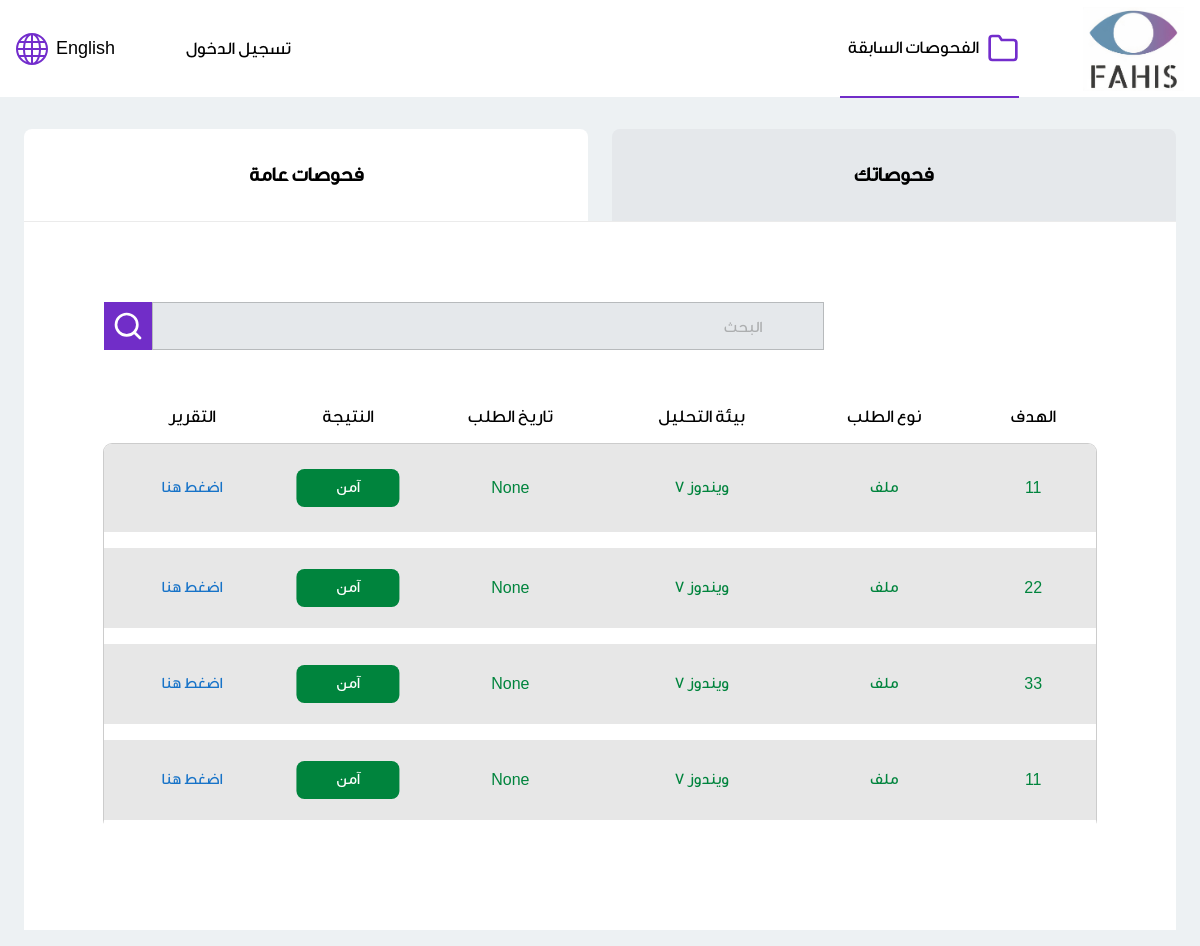
The app's page /history with its own data.
### mainapp/models.py (models this page shows, shortened)
class Sample(models.Model):
	ReportID = models.ForeignKey(Report, null=True,on_delete=models.CASCADE)
	Privacy_Type = models.CharField('Privacy Type', max_length=8)
	Create_Date = models.DateTimeField('Creation Date')
	Sample_Type = models.CharField("Sample Type", max_length=5)
	UserID = models.ForeignKey(User, null=True, on_delete=models.CASCADE)
	Sample_Address = models.TextField("Sample Address", null=True)

### mainapp/views.py (the view)
# urls.py: path('history', views.history, name='history'),
def history(request):
	hash = request.POST.get("hash")
	print(hash)
	if(hash!=None and hash!=""):
		print(hash)
		sample_list = Sample.objects.filter(Privacy_Type="public", Sample_Address=hash)
		allReports = Report.objects.all()
		print(sample_list)
		return render(request,'frontend/history.html', {'sample_list': sample_list,'allReports':allReports})
	else:
		sample_list = Sample.objects.filter(Privacy_Type="public")
		print(sample_list)
		allReports = Report.objects.all()
		return render(request,'frontend/history.html', {'sample_list': sample_list,'allReports':allReports})

### mainapp/templates/frontend/history.html (shortened to what this page needs)
<html>
{% load static %}
<head>
  <link rel="stylesheet" href="{% static 'css/styles.css' %}">
</head>
<body>
  <nav class="header">
    <div class="left-side">
      <a href="#">
        <div class=" language-en">
          <img class="language-pic" src="{% static '/images/language.svg' %}" alt="">
          <div class="en">English</div>
        </div>
      </a>
      {% if user.is_authenticated %}
      <a href="{% url 'logout' %}">
        <div class="login">تسجيل الخروج</div>
      </a>
      {% else %}
      <a id="history-anchor" href="{% url 'login' %}">
        <div class="login">تسجيل الدخول</div>
      </a>
      {% endif %}
    </div>
    <div class="right-side">
      <a href="/history">
        <div class="history">
          <div class="history-text">
            الفحوصات السابقة
          </div>
          <img class="folder" src="{% static '/images/folder.svg' %}" alt="">
        </div>
      </a>
      <a href="/"><img class="logo" src="{% static 'images/fahis_logo.jpg' %}" alt="Fahis"></a>
    </div>
  </nav>
  <div class="history-container">
    <div class="history-top">
      <div class="general-history">
        فحوصات عامة
      </div>
      <div class="your-history">
          فحوصاتك
      </div>
    </div>
    <form method="post">
    <div class="history-bottom-box">
      <div class="search-container">
        <button id="search-button" type="submit"  class="search-button">
          <img class="search-icon" src="{% static 'images/search.svg' %}" alt="">
        </button>
        <input id="hash-search" name="hash" class="search-field" type="text" placeholder="
                البحث
                "></input>
      </form>
      </div>
      <table>
        <thead>
          <tr>
            <td>التقرير</td>
            <td>النتيجة</td>
            <td>تاريخ الطلب</td>
            <td>بيئة التحليل</td>
            <td>نوع الطلب</td>
            <td>الهدف</td>
          </tr>
        </thead>
        <tbody class="public-history">
          {% for sample in sample_list %}
          <tr>
            <td><a href="/report/{{sample.ReportID}}">
                اضغط هنا
              </a>
            </td>
            <td>
              <div class="table-result"> آمن</div>
            </td>
            <td>{{sample.Create_Date}}</td>
            <td>ويندوز 7</td>
            <td>ملف</td>
            <td id="{{sample.Sample_Address}}">{{sample.Sample_Address}}</td>
          </tr>
          {% endfor %}
        </tbody>
      </table>
</body>
</html>

### mainapp/static/css/styles.css (style rules this page uses)
body { background-color:#EDF1F3; margin: 0; text-align: center; font-family: arabicFont, sans-serif; padding: 0; position: relative; }
input { font-size: 1.2rem; text-align: right; padding: 0 1.2rem; outline: none; outline-color: #702dc844 ; transition: 300ms ease-in-out; }
.header { background-color: white; display: flex; align-items: center; justify-content:space-between; font-size:18px; padding: 0 1rem; height: 97px; box-sizing: border-box; }
.left-side { display: flex; align-items: center; justify-content: space-between; gap: 4rem; text-align: left; height: 100%; }
.language-en { display: flex; align-items: center; gap: 0.5rem; height: 100%; }
.language-pic { height: 32px; filter: invert(17%) sepia(97%) saturate(3030%) hue-rotate(262deg) brightness(90%) contrast(92%); }
.login { margin: 0 0.4rem; display: grid; place-items: center; height: 100%; }
.right-side { display: flex; align-items: center; justify-content: space-between; gap: 4rem; height: 100%; }
.history { display: flex; align-items: center; justify-content: right; text-align: right; height: 100%; }
.history-text { margin: 0 0.5rem; }
.folder { height: 32px; filter: invert(17%) sepia(97%) saturate(3030%) hue-rotate(262deg) brightness(90%) contrast(92%); }
.logo { height: 84px; }
.header a { color: black; text-decoration: none; }
::placeholder { font-size: 16px; text-align: right; font-family: arabicFont; opacity: 0.5; }
button { border: none; cursor: pointer; }
.history-container { left: 50%; transform: translateX(-50%); margin-top: 2rem; width: 96%; min-height:86% ; position: relative; }
.history-top { display: flex; justify-content: space-between; font-size: 20; font-weight: bold; }
.general-history { background: white; width: 49%; height: 92px; display: flex; align-items: center; justify-content: center; border-radius: 8px 8px 0 0; transition-duration:450ms ; }
.your-history { background: #E5E8EB; width: 49%; height: 92px; display: flex; align-items: center; justify-content: center; border-radius: 8px 8px 0 0; transition-duration:450ms ; cursor: pointer; }
.history-bottom-box { background-color: white; top: 92px; width: calc(100% - 160px); min-height: calc(100% - 252px); border-top: 1px black solid; border-color: rgba(0, 0, 0, 0.08); padding: 80px; overflow-x: auto }
.search-container { height: 48px; max-width: 720px; position: relative; display: flex; margin-bottom: 2.5rem; }
.search-button { border: none; background-color: #712DC8; height: 100%; aspect-ratio: 1; cursor: pointer; margin: 0; }
.search-icon { height: 32px; filter: invert(100%) sepia(100%) saturate(2%) hue-rotate(322deg) brightness(102%) contrast(101%); }
.search-field { height: 48; width: 100%; border: 1px solid rgba(0, 0, 0, 0.2); background-color: #E5E8EB; direction: rtl; }
table { width: 100%; text-align: center; border-collapse:collapse; min-width: 600px; }
td { padding: 1rem; }
thead { font-size: 18px; }
table tbody tr { background-color: #E7E7E7; border-bottom:1rem solid white ; height: 96px; }
table tbody { box-shadow: 0 0 0 1px rgba(0, 0, 0, 0.2); border-radius: 8px; }
table a { text-decoration: none; color: #1773C8; padding: 0.5rem; }
table tbody tr td:first-child { border-radius: 8px 0 0 8px; }
table tbody tr td:nth-child(3) { font-family: sans-serif; }
table tbody tr td:nth-child(6) { font-family: sans-serif; }
table tbody tr td:last-child { border-radius: 0 8px 8px 0; }
.table-result { background-color: #00843D; width:100%; height: 38px; border-radius: 8px; display: grid; align-items: center; color: white; font-weight: normal; position: relative; left: 50%; transform: translateX(-50%); }
.public-history { color: #00843D; }

### records on screen
Sample: Create_Date "None", Sample_Address "11"
Sample: Create_Date "None", Sample_Address "22"
Sample: Create_Date "None", Sample_Address "33"
Sample: Create_Date "None", Sample_Address "11"
